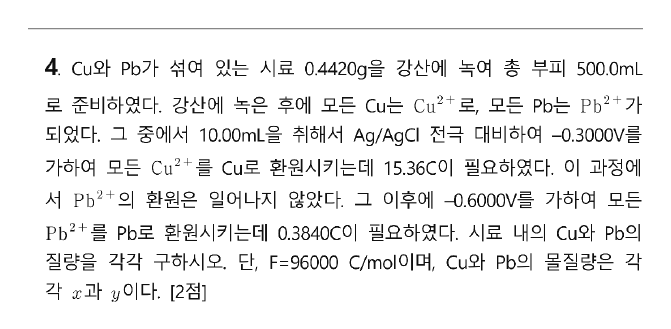
#> input picture 김지현_모의고사3회_해설/img/A04.png, 671 x 329 px, given in place of A-1.png, which was not available
$ python crop_questions.py ../img
#> lines starting #> are read from the running program, lines starting #| are printed output that depends on the picture; after the words box and inside, x2 and y2 are one past the last pixel; in counts of white or black regions, pixels touching at a corner belong together; pictures that were not available may be replaced by others from this repository, and a replacement may not be noted
"""문제지 쪽 이미지(170 dpi)에서 문항을 잘라 img/A01.png … B11.png로 저장한다.

한 문항이 두 단에 걸치면(A형 5·6번, B형 4번) 단 조각을 위아래로 이어 붙인다.
단 경계에서 넉넉히 자른 뒤 단 구분선·쪽 테두리 같은 긴 선을 지우고, 글자가 있는 영역만 남겨
사방에 같은 흰 여백(PAD)을 붙인다.

사용법: python3 crop_questions.py <쪽 이미지 폴더>   (A-1.png … B-8.png, pdftoppm -r 170)
"""
import os, sys
import numpy as np
from PIL import Image

PAGES = sys.argv[1]
OUT = os.path.join(os.path.dirname(__file__), '..', 'img')
PAD = 28          # px (170 dpi 기준 약 4 mm)
GAP = 24          # 이어 붙이는 조각 사이 간격
INK = 150         # 이보다 어두우면 잉크로 본다
FIRST = {'A-1', 'B-1'}   # 머리말(시험 정보 표)이 있는 쪽

# 문항 번호 순서대로 (쪽, 단[, 아래 끝 비율]) 조각 목록
LAYOUT = {
    'A': [[(f'A-{p}', s, 0.89 if (p, s) == (6, 'R') else 0.905)] for p in range(1, 7) for s in 'LR'],
    'B': [[('B-1', 'L')], [('B-1', 'R')], [('B-2', 'L'), ('B-2', 'R')], [('B-3', 'L')], [('B-3', 'R')],
          [('B-4', 'L')], [('B-4', 'R')], [('B-5', 'L')], [('B-5', 'R')], [('B-6', 'L')], [('B-6', 'R', 0.89)]],
}


def crop(page, side, bottom_frac=0.905):
#> called with page = 'A-1', side = 'L', bottom_frac = 0.905
    im = Image.open(os.path.join(PAGES, page + '.png')).convert('L')
#> im is the input picture: PIL image 671x329 L; min 16, max 255, mean 239
    w, h = im.size
#> w = 671; h = 329
    mid = w // 2
#> mid = 335
    first = page in FIRST
    top = int(h * (0.15 if first else 0.05))
#> top = 49
    x0, x1 = (int(w * 0.03), mid - 3) if side == 'L' else (mid + 3, int(w * 0.97))
#> x0 = 20; x1 = 332
    a = np.array(im.crop((x0, top, x1, int(h * bottom_frac))))
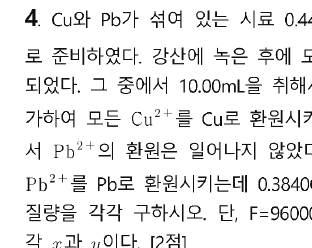
#> a: shape (248, 312); min 16, max 255, mean 233.2
    # 위쪽 가로줄(머리말 표·유의사항 상자·쪽 위 구분선)의 마지막 줄 아래부터 문항이 시작한다
    rule = np.where((a < INK).sum(1) > 0.6 * a.shape[1])[0]
#> rule = empty array
    rule = rule[rule < (0.15 if first else 0.03) * h]
    if len(rule):
        a = a[rule[-1] + 4:]
    ink = a < INK
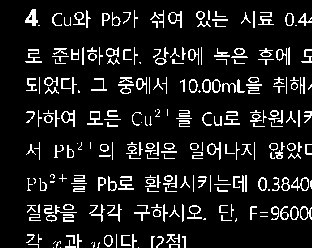
#> ink: shape (248, 312) bool; 10.6% white in thin lines or dots, all inside (x1, y1, x2, y2) = (25, 9, 312, 248)
    tall = ink.sum(0) > 0.85 * ink.shape[0]       # 단 구분선·테두리
    ink[:, tall] = False
    a[:, tall] = 255
    rows = np.where(ink.sum(1) > 0)[0]
#> rows = 140 values from 9 to 247
    cols = np.where(ink.sum(0) > 0)[0]
#> cols = 287 values from 25 to 311
    return a[rows[0]:rows[-1] + 1, cols[0]:cols[-1] + 1]
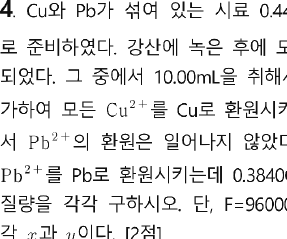
#> returned value: shape (239, 287); min 16, max 255, mean 230.4


MAX_H = 1340      # 한 단(약 160 mm, 0.12 mm/px)에 제목 띠와 함께 들어가는 높이. 넘으면 빈 줄에서 나눈다


def split(canvas):
    """MAX_H보다 긴 이미지를 12 px 이상 비어 있는 줄에서 잘라 여러 조각으로 나눈다."""
    a = np.array(canvas)
    blank = (a < INK).sum(1) == 0
    parts, start = [], 0
    while a.shape[0] - start > MAX_H + 160:   # 조금 넘는 정도면 나누지 않는다
        cut = None
        for y in range(start + MAX_H, start + MAX_H // 3, -1):
            if blank[y - 12:y].all():
                cut = y - 6
                break
        cut = cut or start + MAX_H
        parts.append(a[start:cut])
        start = cut
    parts.append(a[start:])
    out = []
    for p in parts:
        rows = np.where((p < INK).sum(1) > 0)[0]
        p = p[max(rows[0] - PAD, 0):rows[-1] + PAD]
        out.append(Image.fromarray(p))
    return out


for form, questions in LAYOUT.items():
    for i, parts in enumerate(questions, 1):
        pieces = [crop(*p) for p in parts]
#> pieces = 1 item
        width = max(p.shape[1] for p in pieces)
#> width = 287
        height = sum(p.shape[0] for p in pieces) + GAP * (len(pieces) - 1)
#> height = 239
        canvas = Image.new('L', (width + 2 * PAD, height + 2 * PAD), 255)
#> canvas: PIL image 343x295 L; every value is 255
        y = PAD
        for p in pieces:
            canvas.paste(Image.fromarray(p), (PAD, y))
            y += p.shape[0] + GAP
#> this loop made 1 pass
#> y on pass 1: 291
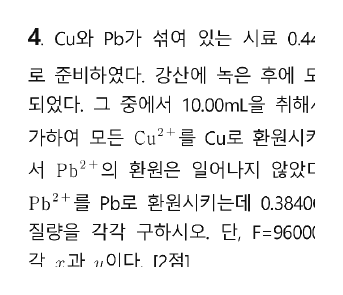
#> canvas: PIL image 343x295 L; min 16, max 255, mean 238.3
#> after the loop, y = 291
        for k, part in enumerate(split(canvas), 1):
#> in split, `parts, start = [], 0`: start = 0
            name = f'{form}{i:02d}' + (f'_{k}' if k > 1 else '') + '.png'
            part.save(os.path.join(OUT, name), optimize=True)
            print(name, part.size)
#> this loop made 1 pass
#| A01.png (343, 294)
#> pass 1, `part.save(os.path.join(OUT, name), optimize=True)`:
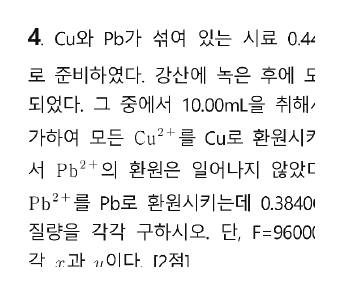
#> saved as A01.png: PIL image 343x294 L; min 16, max 255, mean 238.2
#> (the run stopped early here; a loop or call above may not have finished)

$ run again, on 김지현_모의고사3회_해설/img/A09.png
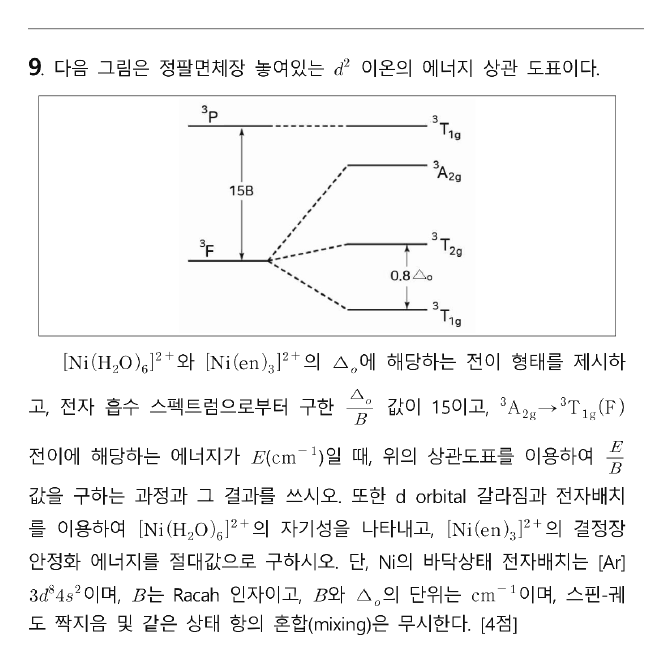
#> input picture 김지현_모의고사3회_해설/img/A09.png, 672 x 662 px, given in place of A-1.png, which was not available
#> in crop, im is the input picture: PIL image 672x662 L; min 16, max 255, mean 243.9
#> rule = empty array
#> in crop, `ink = a < INK`:
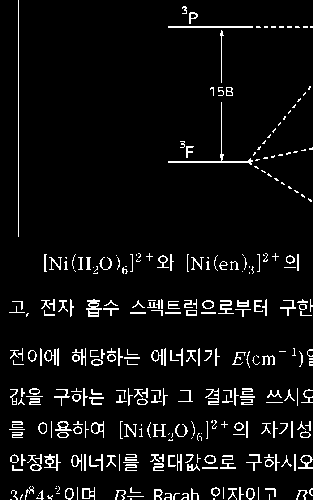
#> ink: shape (500, 313) bool; 5.7% white in thin lines or dots
#> rows = 366 values from 0 to 499
#> cols = 304 values from 9 to 312
#> pieces = 1 item
#> width = 304
#> height = 500
#> the loop `for p in pieces:` made 1 pass
#> y on pass 1: 552
#> after the loop `for p in pieces:`: y = 552
#> start = 0
#> the loop `for k, part in enumerate(split(canvas), 1):` made 1 pass
#> (k, name) on pass 1: (1, 'A01.png')
#> (printed output is left out)
#> pass 1, `part.save(os.path.join(OUT, name), optimize=True)`:
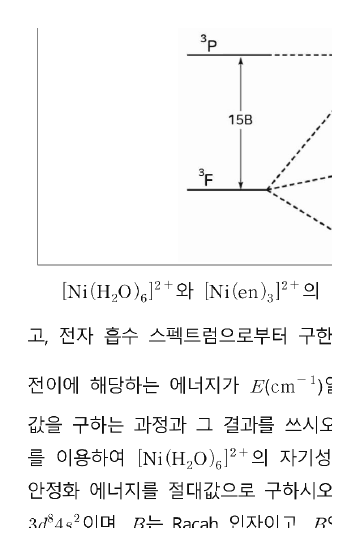
#> saved as A01.png: PIL image 360x555 L; min 16, max 255, mean 245.5

$ run again, on 김지현_모의고사3회_해설/img/B03.png
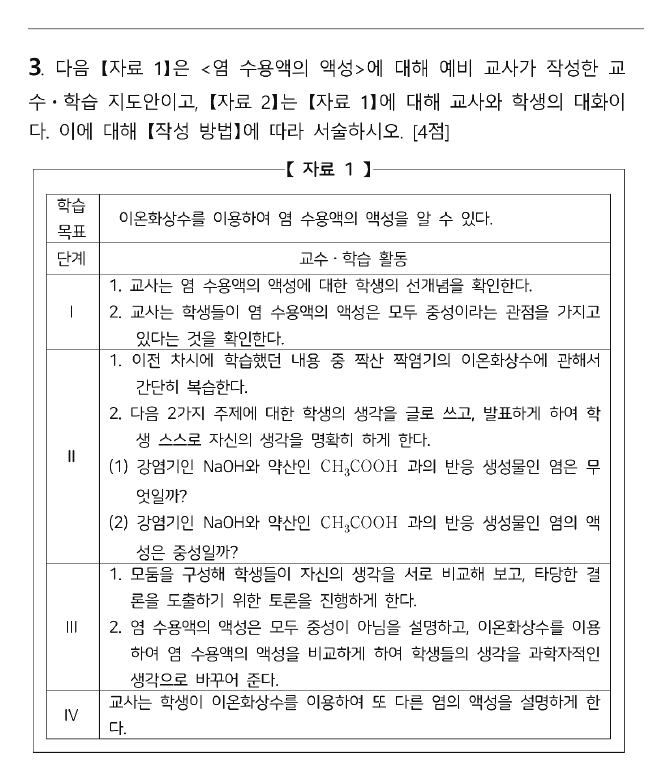
#> input picture 김지현_모의고사3회_해설/img/B03.png, 672 x 780 px, given in place of A-1.png, which was not available
#> in crop, im is the input picture: PIL image 672x780 L; min 16, max 255, mean 240.3
#> in crop, `rule = np.where((a < INK).sum(1) > 0.6 * a.shape[1])[0]`: rule = [52, 77, 125, 232, 446, 573]
#> in crop, `rule = rule[rule < (0.15 if first else 0.03) * h]`: rule = [52, 77]
#> in crop, `ink[:, tall] = False`:
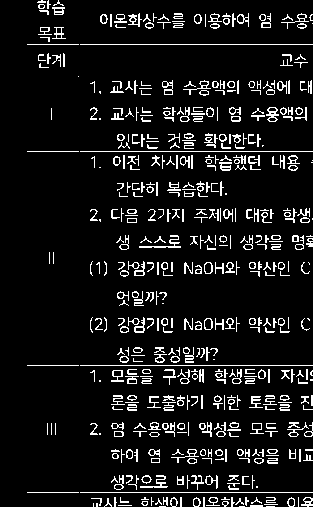
#> ink: shape (507, 313) bool; 9.1% white in thin lines or dots
#> rows = 330 values from 0 to 506
#> cols = 285 values from 27 to 312
#> pieces = 1 item
#> width = 286
#> height = 507
#> the loop `for p in pieces:` made 1 pass
#> y on pass 1: 559
#> after the loop `for p in pieces:`: y = 559
#> start = 0
#> the loop `for k, part in enumerate(split(canvas), 1):` made 1 pass
#> (k, name) on pass 1: (1, 'A01.png')
#> (printed output is left out)
#> pass 1, `part.save(os.path.join(OUT, name), optimize=True)`:
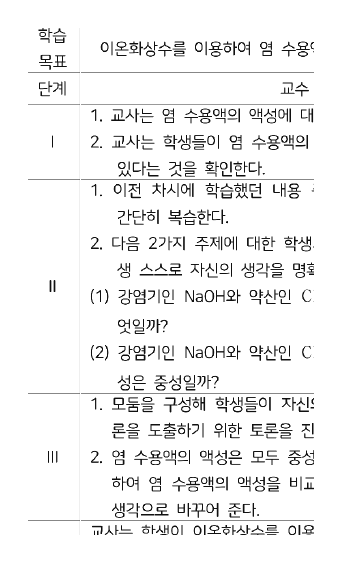
#> saved as A01.png: PIL image 342x562 L; min 16, max 255, mean 240.4

$ run again, on 김지현_모의고사3회_해설/img/B03_2.png
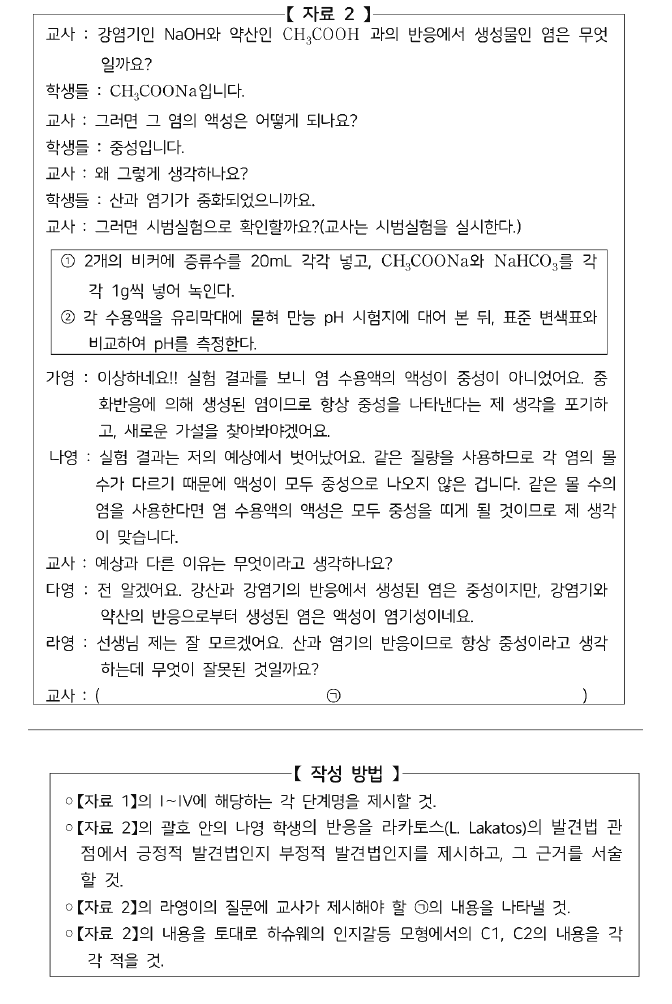
#> input picture 김지현_모의고사3회_해설/img/B03_2.png, 672 x 1004 px, given in place of A-1.png, which was not available
#> in crop, im is the input picture: PIL image 672x1004 L; min 16, max 255, mean 240.8
#> in crop, `rule = np.where((a < INK).sum(1) > 0.6 * a.shape[1])[0]`: rule = [99, 204, 554, 579, 623]
#> in crop, `rule = rule[rule < (0.15 if first else 0.03) * h]`: rule = [99]
#> in crop, `ink = a < INK`:
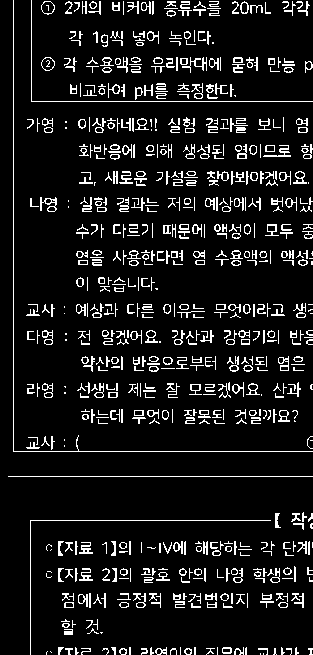
#> ink: shape (655, 313) bool; 9.7% white in thin lines or dots
#> rows = 596 values from 0 to 654
#> cols = 305 values from 8 to 312
#> pieces = 1 item
#> width = 305
#> height = 655
#> the loop `for p in pieces:` made 1 pass
#> y on pass 1: 707
#> after the loop `for p in pieces:`: y = 707
#> start = 0
#> the loop `for k, part in enumerate(split(canvas), 1):` made 1 pass
#> (k, name) on pass 1: (1, 'A01.png')
#> (printed output is left out)
#> pass 1, `part.save(os.path.join(OUT, name), optimize=True)`:
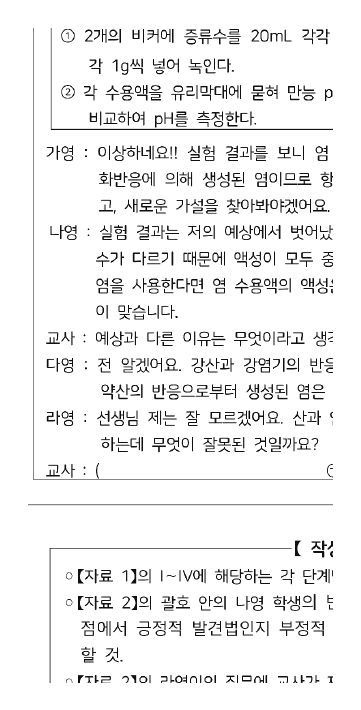
#> saved as A01.png: PIL image 361x710 L; min 16, max 255, mean 239.8
